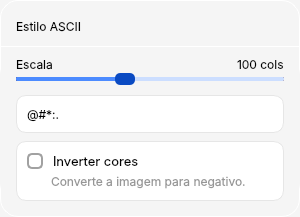
     <widget class="QWidget" name="widget_19" native="true">
      <property name="sizePolicy">
       <sizepolicy hsizetype="Preferred" vsizetype="Minimum">
        <horstretch>0</horstretch>
        <verstretch>0</verstretch>
       </sizepolicy>
      </property>
      <property name="minimumSize">
       <size>
        <width>300</width>
        <height>0</height>
       </size>
      </property>
      <property name="maximumSize">
       <size>
        <width>300</width>
        <height>16777215</height>
       </size>
      </property>
      <property name="layoutDirection">
       <enum>Qt::LayoutDirection::LeftToRight</enum>
      </property>
      <property name="autoFillBackground">
       <bool>false</bool>
      </property>
      <property name="styleSheet">
       <string notr="true">QWidget {
    background-color: rgb(245, 245, 245);
    border: 1px solid rgb(255, 255, 255);
    border-radius: 18px;
}

QLabel {
	border: none;
	color: rgb(0, 0, 0);
}
</string>
      </property>
      <layout class="QVBoxLayout" name="verticalLayout_65">
       <property name="spacing">
        <number>10</number>
       </property>
       <property name="leftMargin">
        <number>0</number>
       </property>
       <property name="topMargin">
        <number>16</number>
       </property>
       <property name="rightMargin">
        <number>0</number>
       </property>
       <property name="bottomMargin">
        <number>16</number>
       </property>
       <item>
        <layout class="QHBoxLayout" name="horizontalLayout_103">
         <item>
          <spacer name="horizontalSpacer_103">
           <property name="orientation">
            <enum>Qt::Orientation::Horizontal</enum>
           </property>
           <property name="sizeType">
            <enum>QSizePolicy::Policy::Fixed</enum>
           </property>
           <property name="sizeHint" stdset="0">
            <size>
             <width>16</width>
             <height>16</height>
            </size>
           </property>
          </spacer>
         </item>
         <item>
          <widget class="QLabel" name="label_78">
           <property name="font">
            <font>
             <family>Inter</family>
             <pointsize>9</pointsize>
             <hintingpreference>PreferNoHinting</hintingpreference>
             <fontweight>Medium</fontweight>
            </font>
           </property>
           <property name="text">
            <string>Estilo ASCII</string>
           </property>
          </widget>
         </item>
         <item>
          <spacer name="horizontalSpacer_104">
           <property name="orientation">
            <enum>Qt::Orientation::Horizontal</enum>
           </property>
           <property name="sizeHint" stdset="0">
            <size>
             <width>40</width>
             <height>20</height>
            </size>
           </property>
          </spacer>
         </item>
        </layout>
       </item>
       <item>
        <widget class="Line" name="line_17">
         <property name="maximumSize">
          <size>
           <width>16777215</width>
           <height>1</height>
          </size>
         </property>
         <property name="orientation">
          <enum>Qt::Orientation::Horizontal</enum>
         </property>
        </widget>
       </item>
       <item>
        <widget class="QFrame" name="frame_10">
         <property name="styleSheet">
          <string notr="true">QFrame{
	background-color: rgb(245, 245, 245);
	border: none;
}</string>
         </property>
         <property name="frameShape">
          <enum>QFrame::Shape::StyledPanel</enum>
         </property>
         <property name="frameShadow">
          <enum>QFrame::Shadow::Raised</enum>
         </property>
         <layout class="QVBoxLayout" name="verticalLayout_10">
          <property name="spacing">
           <number>8</number>
          </property>
          <property name="leftMargin">
           <number>16</number>
          </property>
          <property name="topMargin">
           <number>0</number>
          </property>
          <property name="rightMargin">
           <number>16</number>
          </property>
          <property name="bottomMargin">
           <number>0</number>
          </property>
          <item>
           <widget class="QFrame" name="frame_9">
            <property name="enabled">
             <bool>true</bool>
            </property>
            <property name="sizePolicy">
             <sizepolicy hsizetype="Preferred" vsizetype="Preferred">
              <horstretch>0</horstretch>
              <verstretch>0</verstretch>
             </sizepolicy>
            </property>
            <property name="minimumSize">
             <size>
              <width>0</width>
              <height>0</height>
             </size>
            </property>
            <property name="maximumSize">
             <size>
              <width>16777215</width>
              <height>16777215</height>
             </size>
            </property>
            <property name="font">
             <font/>
            </property>
            <property name="styleSheet">
             <string notr="true">QFrame{
    background: transparent;
	border: none;
}

QLabel{
	color: rgb(0, 0, 0);
	border: none;
}</string>
            </property>
            <property name="frameShape">
             <enum>QFrame::Shape::StyledPanel</enum>
            </property>
            <property name="frameShadow">
             <enum>QFrame::Shadow::Raised</enum>
            </property>
            <layout class="QVBoxLayout" name="verticalLayout_9">
             <property name="spacing">
              <number>0</number>
             </property>
             <property name="leftMargin">
              <number>0</number>
             </property>
             <property name="topMargin">
              <number>0</number>
             </property>
             <property name="rightMargin">
              <number>0</number>
             </property>
             <property name="bottomMargin">
              <number>0</number>
             </property>
             <item>
              <layout class="QHBoxLayout" name="horizontalLayout_7">
               <item>
                <widget class="QLabel" name="lblBrightnessTitle_4">
                 <property name="maximumSize">
                  <size>
                   <width>16777215</width>
                   <height>16777215</height>
                  </size>
                 </property>
                 <property name="font">
                  <font>
                   <family>Inter</family>
                   <pointsize>9</pointsize>
                   <bold>false</bold>
                   <hintingpreference>PreferNoHinting</hintingpreference>
                  </font>
                 </property>
                 <property name="text">
                  <string>Escala</string>
                 </property>
                </widget>
               </item>
               <item>
                <spacer name="hspacerBrightness_4">
                 <property name="orientation">
                  <enum>Qt::Orientation::Horizontal</enum>
                 </property>
                 <property name="sizeType">
                  <enum>QSizePolicy::Policy::Expanding</enum>
                 </property>
                 <property name="sizeHint" stdset="0">
                  <size>
                   <width>8</width>
                   <height>8</height>
                  </size>
                 </property>
                </spacer>
               </item>
               <item>
                <widget class="QLabel" name="lblBrightness_4">
                 <property name="maximumSize">
                  <size>
                   <width>16777215</width>
                   <height>16777215</height>
                  </size>
                 </property>
                 <property name="font">
                  <font>
                   <family>Inter</family>
                   <pointsize>9</pointsize>
                   <hintingpreference>PreferNoHinting</hintingpreference>
                  </font>
                 </property>
                 <property name="text">
                  <string>100 cols</string>
                 </property>
                </widget>
               </item>
              </layout>
             </item>
             <item>
              <widget class="QSlider" name="sldBrightness_4">
               <property name="maximumSize">
                <size>
                 <width>16777215</width>
                 <height>16777215</height>
                </size>
               </property>
               <property name="focusPolicy">
                <enum>Qt::FocusPolicy::ClickFocus</enum>
               </property>
               <property name="layoutDirection">
                <enum>Qt::LayoutDirection::LeftToRight</enum>
               </property>
               <property name="styleSheet">
                <string notr="true">QSlider {
    background: transparent;
	border: none;
}

QSlider::groove:horizontal {
    background: rgb(85, 0, 0);
    height: 4px;
    margin: 0;
    border-radius: 1px;
}

QSlider::sub-page:horizontal {
    background: rgb(76, 139, 255);
    border-radius: 1px;
}

QSlider::add-page:horizontal {
    background: rgb(204, 222, 255);
    border-radius: 1px;
}

QSlider::handle:horizontal {
    background: rgb(10, 74, 194);
    width: 20px;
    height: 8px;
    border-radius: 5px;
    margin: -4px 0;
}</string>
               </property>
               <property name="minimum">
                <number>0</number>
               </property>
               <property name="maximum">
                <number>300</number>
               </property>
               <property name="singleStep">
                <number>5</number>
               </property>
               <property name="pageStep">
                <number>20</number>
               </property>
               <property name="value">
                <number>120</number>
               </property>
               <property name="orientation">
                <enum>Qt::Orientation::Horizontal</enum>
               </property>
               <property name="invertedAppearance">
                <bool>false</bool>
               </property>
               <property name="invertedControls">
                <bool>true</bool>
               </property>
              </widget>
             </item>
            </layout>
           </widget>
          </item>
          <item>
           <widget class="QComboBox" name="cmbChars">
            <property name="minimumSize">
             <size>
              <width>0</width>
              <height>38</height>
             </size>
            </property>
            <property name="maximumSize">
             <size>
              <width>16777215</width>
              <height>16777215</height>
             </size>
            </property>
            <property name="font">
             <font>
              <family>Inter</family>
              <bold>false</bold>
              <hintingpreference>PreferNoHinting</hintingpreference>
             </font>
            </property>
            <property name="cursor">
             <cursorShape>ArrowCursor</cursorShape>
            </property>
            <property name="toolTipDuration">
             <number>-1</number>
            </property>
            <property name="accessibleName">
             <string>Degradê ASCII</string>
            </property>
            <property name="styleSheet">
             <string notr="true">QComboBox {
    background-color: rgb(255, 255, 255);
    border: 1px solid rgb(230, 230, 230);
    border-radius: 10px;
    padding-left: 10px;
    color: #000000;
}

/* Hover */
QComboBox:hover {
    background-color: rgb(245, 245, 245);
}

/* Área da seta */
QComboBox::drop-down {
    subcontrol-origin: padding;
    subcontrol-position: top right;
    width: 30px;
    border: none;
    border-top-right-radius: 4px;
    border-bottom-right-radius: 4px;
    background: transparent;
}

/* Ícone padrão */
QComboBox::down-arrow {
    image: url(:/icons/arrow-down.svg);
    width: 12px;
    height: 12px;
    margin-right: 0px;
    margin-top: 0px;
}

/* Ícone quando aberto */
QComboBox::down-arrow:on {
    image: url(:/icons/arrow-up.svg);
}
</string>
            </property>
            <property name="editable">
             <bool>false</bool>
            </property>
            <property name="currentText">
             <string>@#*:. </string>
            </property>
            <property name="currentIndex">
             <number>0</number>
            </property>
            <property name="insertPolicy">
             <enum>QComboBox::InsertPolicy::NoInsert</enum>
            </property>
            <property name="sizeAdjustPolicy">
             <enum>QComboBox::SizeAdjustPolicy::AdjustToContentsOnFirstShow</enum>
            </property>
            <property name="minimumContentsLength">
             <number>0</number>
            </property>
            <property name="placeholderText">
             <string>Degradê ASCII</string>
            </property>
            <property name="duplicatesEnabled">
             <bool>false</bool>
            </property>
            <property name="frame">
             <bool>true</bool>
            </property>
            <property name="labelDrawingMode">
             <enum>QComboBox::LabelDrawingMode::UseStyle</enum>
            </property>
            <item>
             <property name="text">
              <string>@#*:. </string>
             </property>
            </item>
            <item>
             <property name="text">
              <string>■</string>
             </property>
            </item>
            <item>
             <property name="text">
              <string>@%#0*=-:. </string>
             </property>
            </item>
            <item>
             <property name="text">
              <string>@%#0B$&amp;amp;*+=-:,. </string>
             </property>
            </item>
            <item>
             <property name="text">
              <string> ●•·</string>
             </property>
            </item>
            <item>
             <property name="text">
              <string>░▒▓█</string>
             </property>
            </item>
            <item>
             <property name="text">
              <string>▀▄▌▐▀</string>
             </property>
            </item>
            <item>
             <property name="text">
              <string>▓▒░█▓▒░</string>
             </property>
            </item>
            <item>
             <property name="text">
              <string>$@B%8&amp;WM#*oahkbdpqwmZO0QLCJUYXzcvunxrjft/\\|()1{}[]?-_+~&lt;&gt;i!lI;:,\&quot;^`'. &quot;</string>
             </property>
            </item>
           </widget>
          </item>
          <item>
           <widget class="QFrame" name="frame_30">
            <property name="minimumSize">
             <size>
              <width>0</width>
              <height>60</height>
             </size>
            </property>
            <property name="maximumSize">
             <size>
              <width>16777215</width>
              <height>60</height>
             </size>
            </property>
            <property name="styleSheet">
             <string notr="true">QFrame{
	background-color: rgb(255, 255, 255);
	border: 1px solid rgb(230, 230, 230);
	border-radius: 10px;
}

QLabel{
	border: none;
}</string>
            </property>
            <property name="frameShape">
             <enum>QFrame::Shape::StyledPanel</enum>
            </property>
            <property name="frameShadow">
             <enum>QFrame::Shadow::Raised</enum>
            </property>
            <layout class="QGridLayout" name="gridLayout_36">
             <property name="leftMargin">
              <number>10</number>
             </property>
             <property name="topMargin">
              <number>10</number>
             </property>
             <property name="rightMargin">
              <number>10</number>
             </property>
             <property name="bottomMargin">
              <number>10</number>
             </property>
             <property name="spacing">
              <number>0</number>
             </property>
             <item row="3" column="0">
              <layout class="QVBoxLayout" name="verticalLayout_67">
               <property name="spacing">
                <number>2</number>
               </property>
               <item>
                <widget class="QCheckBox" name="chkInverteCores">
                 <property name="sizePolicy">
                  <sizepolicy hsizetype="Preferred" vsizetype="Fixed">
                   <horstretch>0</horstretch>
                   <verstretch>0</verstretch>
                  </sizepolicy>
                 </property>
                 <property name="font">
                  <font>
                   <family>Inter</family>
                   <pointsize>10</pointsize>
                   <hintingpreference>PreferNoHinting</hintingpreference>
                  </font>
                 </property>
                 <property name="styleSheet">
                  <string notr="true">QCheckBox {
    background-color: rgb(255, 255, 255);
    border: none;
    color: #000000;
    spacing: 10px;
}

/* Indicador da caixinha */
QCheckBox::indicator {
    width: 12px;
    height: 12px;
    border-radius: 5px;
    border: 2px solid rgb(161, 161, 161);
    background: rgb(255, 255, 255);
}

/* Quando marcado */
QCheckBox::indicator:checked {
    background: rgb(12, 90, 234);
	border: 2px solid rgb(12, 90, 234);
}

/* Hover */
QCheckBox::indicator:hover {
    border-radius: 4px;
}
</string>
                 </property>
                 <property name="text">
                  <string>Inverter cores</string>
                 </property>
                </widget>
               </item>
               <item>
                <layout class="QHBoxLayout" name="horizontalLayout_109">
                 <item>
                  <spacer name="horizontalSpacer_111">
                   <property name="orientation">
                    <enum>Qt::Orientation::Horizontal</enum>
                   </property>
                   <property name="sizeType">
                    <enum>QSizePolicy::Policy::Fixed</enum>
                   </property>
                   <property name="sizeHint" stdset="0">
                    <size>
                     <width>24</width>
                     <height>4</height>
                    </size>
                   </property>
                  </spacer>
                 </item>
                 <item>
                  <widget class="QLabel" name="label_81">
                   <property name="font">
                    <font>
                     <family>Inter</family>
                     <hintingpreference>PreferNoHinting</hintingpreference>
                    </font>
                   </property>
                   <property name="styleSheet">
                    <string notr="true">color: rgb(150, 150, 150);</string>
                   </property>
                   <property name="text">
                    <string>Converte a imagem para negativo.</string>
                   </property>
                  </widget>
                 </item>
                </layout>
               </item>
              </layout>
             </item>
            </layout>
           </widget>
          </item>
         </layout>
        </widget>
       </item>
      </layout>
     </widget>
